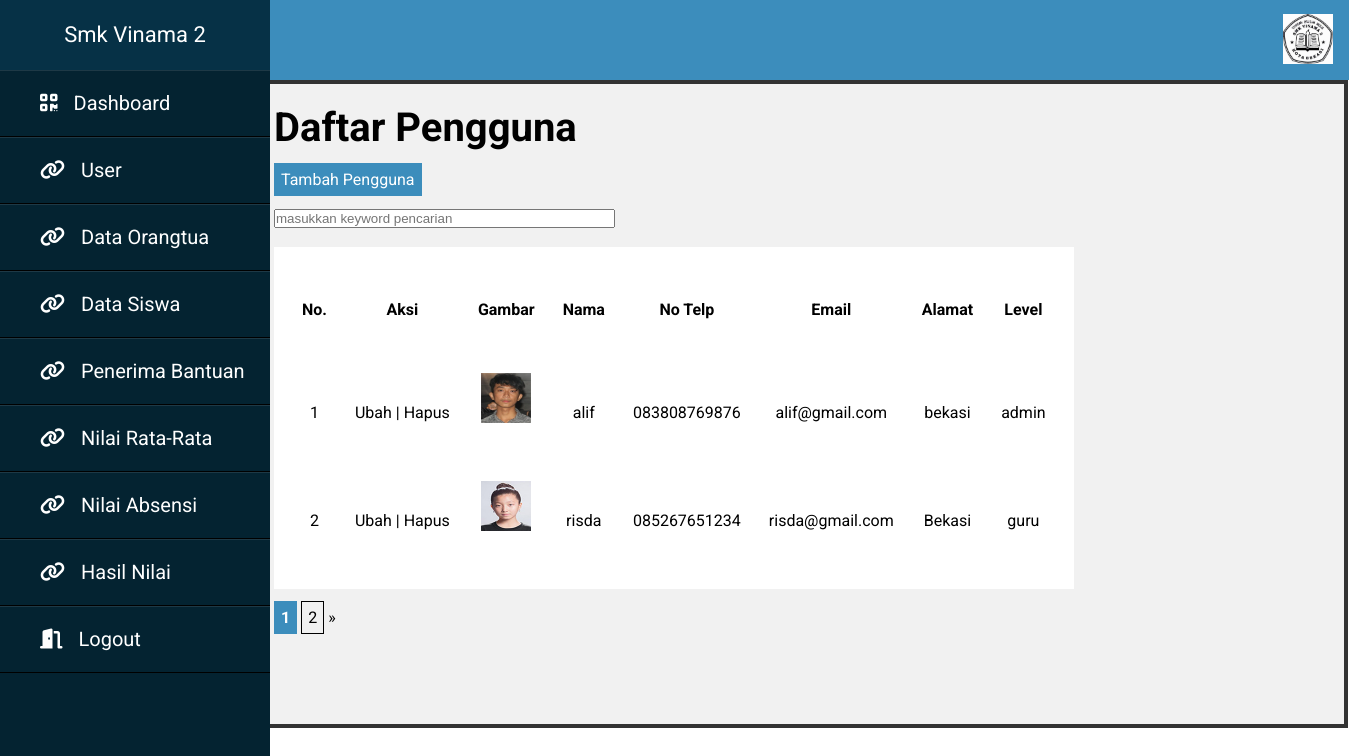
Screenshot of /sekolah/admin/halaman_admin.php with the database file from the repository.
### tables this page shows
CREATE TABLE `pengguna` (
  `id` int(11) NOT NULL,
  `nama` varchar(80) NOT NULL,
  `username` varchar(100) NOT NULL,
  `password` varchar(100) NOT NULL,
  `no_telp` varchar(80) NOT NULL,
  `email` varchar(100) NOT NULL,
  `alamat` varchar(100) NOT NULL,
  `level` varchar(50) NOT NULL,
  `foto` varchar(100) NOT NULL
);

### sekolah/function.php (called while the page is built, shortened)
<?php
$koneksi = mysqli_connect("localhost", "root", "", "persada");
function query($query) {
	global $koneksi;
	$result = mysqli_query($koneksi, $query);
	$rows = [];
	while ( $row = mysqli_fetch_assoc($result) ) {
		$rows[] = $row;
	}
	return $rows;
}
?>

### sekolah/admin/halaman_admin.php (the view, shortened to what this page needs)
<?php
include '../function.php';
$pengguna = query("SELECT * FROM pengguna");
$jumlahdataperhalaman = 2;
$jumlahdata = count(query("SELECT * FROM pengguna"));
$jumlahhalaman = ceil($jumlahdata / $jumlahdataperhalaman);
$halamanaktif = ( isset($_GET["halaman"]) ) ? $_GET["halaman"] : 1;
$awaldata = ( $jumlahdataperhalaman * $halamanaktif ) - $jumlahdataperhalaman;
$pengguna = query("SELECT * FROM pengguna LIMIT $awaldata, $jumlahdataperhalaman");
?>
<!DOCTYPE html>
<html lang="en" dir="ltr">
  <head>
    <link rel="stylesheet" href="../stylesekolah.css">
  </head>
  <body>
    <div class="sidebar">
    <header>Smk Vinama 2</header>
  <ul>
    <li><a href="../halaman_utama.php"><i class="fas fa-qrcode"></i>Dashboard</a></li>
    <li><a href="halaman_admin.php"><i class="fas fa-link"></i>User</a></li>
    <li><a href="../administrasi sekolah/halaman_administrasi_sekolah.php"><i class="fas fa-link"></i>Data Orangtua</a></li>
    <li><a href="../administrasi sekolah/siswa.php"><i class="fas fa-link"></i>Data Siswa</a></li>
    <li><a href="../administrasi sekolah/penerimabantuan.php"><i class="fas fa-link"></i>Penerima Bantuan</a></li>
    <li><a href="../guru/halaman_guru.php"><i class="fas fa-link"></i>Nilai Rata-Rata</a></li>
    <li><a href="../guru/nilaiabsensi.php"><i class="fas fa-link"></i>Nilai Absensi</a></li>
    <li><a href="../guru/rankingsiswa.php"><i class="fas fa-link"></i>Hasil Nilai</a></li>
    <li><a href="../logout.php"><i class="fas fa-door-open"></i></i>Logout</a></li>
  </ul>
</div>
<div class="navbar">
<ul class="navbarul">
  <li class="navbarli"><img src="../img/vinama.jpg" width="50"></li>
</ul>
</div>
<div class="admin">
<h1 class="judul">Daftar Pengguna</h1>
<br>
<a href="tambah.php" class="tambah">Tambah Pengguna</a>
<br><br>
<form action="" method="post">
  <input type="text" name="keyword" size="40" autofocus placeholder="masukkan keyword pencarian" autocomplete="off" id="keyword">
</form>
<br>
<div id="container">
<table border="0" cellpadding="10" cellspacing="28">
  <tr>
    <th>No.</th>
    <th>Aksi</th>
    <th>Gambar</th>
    <th>Nama</th>
    <th>No Telp</th>
    <th>Email</th>
    <th>Alamat</th>
    <th>Level</th>
  </tr>
  <?php $i = 1; ?>
  <?php foreach ( $pengguna as $row ) : ?>
  <tr>
    <td><?= $i; ?></td>
    <td>
      <a href="ubah.php?id=<?= $row["id"]; ?>" class="ubahhapuswarna">Ubah</a> |
      <a href="hapus.php?id=<?= $row["id"]; ?>" onclick="return confirm('yakin ingin dihapus?');" class="ubahhapuswarna">Hapus</a>
    </td>
    <td><img src="../img/<?= $row["foto"]; ?>" width="50"></td>
    <td><?= $row["nama"]; ?></td>
    <td><?= $row["no_telp"]; ?></td>
    <td><?= $row["email"]; ?></td>
    <td><?= $row["alamat"]; ?></td>
    <td><?= $row["level"]; ?></td>
  </tr>
  <?php $i++; ?>
  <?php endforeach; ?>
</table>
<br>
<?php for($i = 1; $i <= $jumlahhalaman; $i++ ) : ?>
  <?php if( $i == $halamanaktif ) : ?>
  <a href="?halaman=<?= $i; ?>" style="font-weight: bold; color: white; background-color: #3c8dbc; border: 4px solid #3c8dbc; padding: 3px;"><?= $i; ?></a>
  <?php else : ?>
  <a href="?halaman=<?= $i; ?>" style="color: black; background-color: #f1f1f1; border: 1px solid black; padding: 6px;"><?= $i; ?></a>
  <?php endif; ?>
<?php endfor; ?>
<?php if( $halamanaktif < $jumlahhalaman ) : ?>
<a href="?halaman=<?= $halamanaktif + 1; ?>">&raquo;</a>
<?php endif; ?>
<br>
</div>
  </body>
</html>

### sekolah/stylesekolah.css (style rules this page uses)
* { padding: 0; margin: 0; list-style: none; text-decoration: none; }
body { font-family: 'Roboto', sans-serif; }
.sidebar { position: fixed; left: 0px; width: 250px; height: 100%; background: #042331; transition: all .5s ease; }
.sidebar header { font-size: 22px; color: white; line-height: 70px; text-align: center; background: #063146; user-select: none; }
.sidebar ul a { display: block; height: 100%; width: 100%; line-height: 65px; font-size: 20px; color: white; padding-left: 40px; box-sizing: border-box; border-bottom: 1px solid black; border-top: 1px solid rgba(255,255,255,.1); transition: .4s; }
.sidebar ul a i { margin-right: 16px; }
.navbar { height: 80px; width: 1349px; }
.navbar, .navbarul { list-style-type: none; margin: 0; padding: 0; overflow: hidden; background-color: #3c8dbc; }
.navbarli { float: right; }
.navbarli, .navbara { display: block; color: white; text-align: center; padding: 14px 16px; text-decoration: none; font-size: 20px; transition: .5s; }
.admin { border: 4px solid #333; margin-left: 250px; height: 600px; width: 1050px; padding: 20px; background: #f1f1f1; }
.judul { font-size: 40px; font-weight: bold; }
.tambah { background-color: #3c8dbc; border: 4px solid #3c8dbc; color: white; padding: 3px; }
table, tr, a { color: black; }
table, tr, th { color: black; line-height: 70px; text-align: center; background: white; user-select: none; }

### rows the page displays
pengguna: foto (picture), nama "alif", no_telp "083808769876", email "alif@gmail.com", alamat "bekasi", level "admin"
pengguna: foto (picture), nama "risda", no_telp "085267651234", email "risda@gmail.com", alamat "Bekasi", level "guru"
